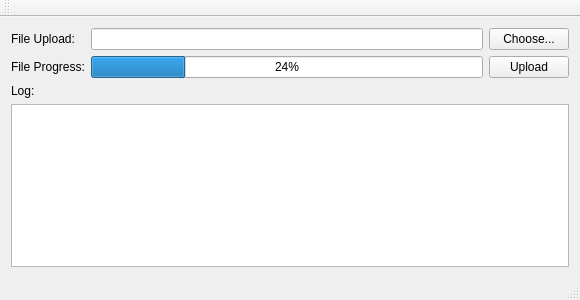
<?xml version="1.0" encoding="UTF-8"?>
<ui version="4.0">
 <class>MainWindow</class>
 <widget class="QMainWindow" name="MainWindow">
  <property name="geometry">
   <rect>
    <x>0</x>
    <y>0</y>
    <width>580</width>
    <height>300</height>
   </rect>
  </property>
  <property name="windowTitle">
   <string>MainWindow</string>
  </property>
  <widget class="QWidget" name="centralWidget">
   <layout class="QGridLayout" name="gridLayout_2">
    <item row="0" column="0">
     <layout class="QGridLayout" name="gridLayout">
      <item row="0" column="0">
       <widget class="QLabel" name="label">
        <property name="text">
         <string>File Upload:</string>
        </property>
       </widget>
      </item>
      <item row="0" column="1">
       <widget class="QLineEdit" name="lineEdit"/>
      </item>
      <item row="0" column="2">
       <widget class="QPushButton" name="pushButton">
        <property name="text">
         <string>Choose...</string>
        </property>
       </widget>
      </item>
      <item row="1" column="0">
       <widget class="QLabel" name="label_2">
        <property name="text">
         <string>File Progress:</string>
        </property>
       </widget>
      </item>
      <item row="1" column="1">
       <widget class="QProgressBar" name="uploadProgressBar">
        <property name="value">
         <number>24</number>
        </property>
       </widget>
      </item>
      <item row="1" column="2">
       <widget class="QPushButton" name="pushButton_2">
        <property name="text">
         <string>Upload</string>
        </property>
       </widget>
      </item>
     </layout>
    </item>
    <item row="1" column="0">
     <layout class="QVBoxLayout" name="verticalLayout">
      <item>
       <widget class="QLabel" name="label_3">
        <property name="text">
         <string>Log:</string>
        </property>
       </widget>
      </item>
      <item>
       <widget class="QTextBrowser" name="textBrowser"/>
      </item>
     </layout>
    </item>
   </layout>
  </widget>
  <widget class="QMenuBar" name="menuBar">
   <property name="geometry">
    <rect>
     <x>0</x>
     <y>0</y>
     <width>580</width>
     <height>19</height>
    </rect>
   </property>
  </widget>
  <widget class="QToolBar" name="mainToolBar">
   <attribute name="toolBarArea">
    <enum>TopToolBarArea</enum>
   </attribute>
   <attribute name="toolBarBreak">
    <bool>false</bool>
   </attribute>
  </widget>
  <widget class="QStatusBar" name="statusBar"/>
 </widget>
 <layoutdefault spacing="6" margin="11"/>
 <resources/>
 <connections/>
</ui>
